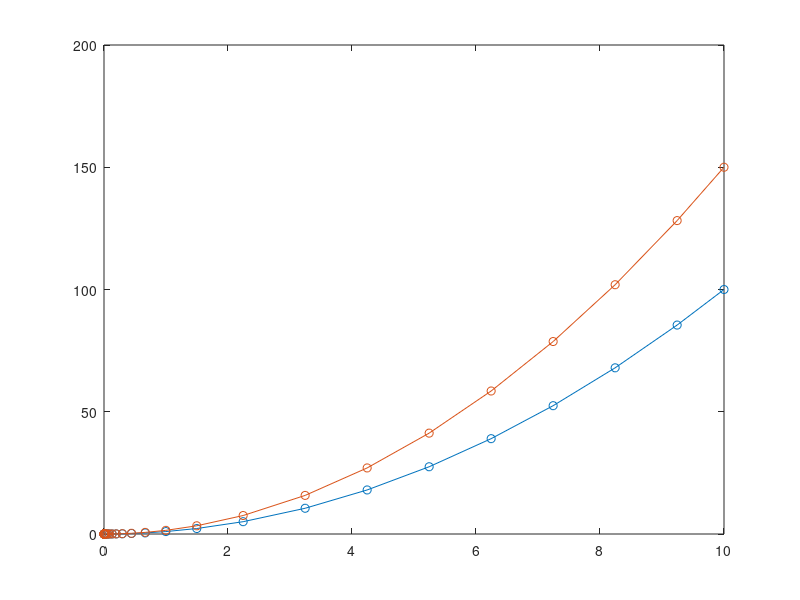

MATLAB code to generate this figure:
clear;

% must use column vector for multiple outputs
f = @(t,x) [2*t; 3*t]; 

[t,y] = ode23(f, [0 10], [0 0]);

plot(t, y,'-o');